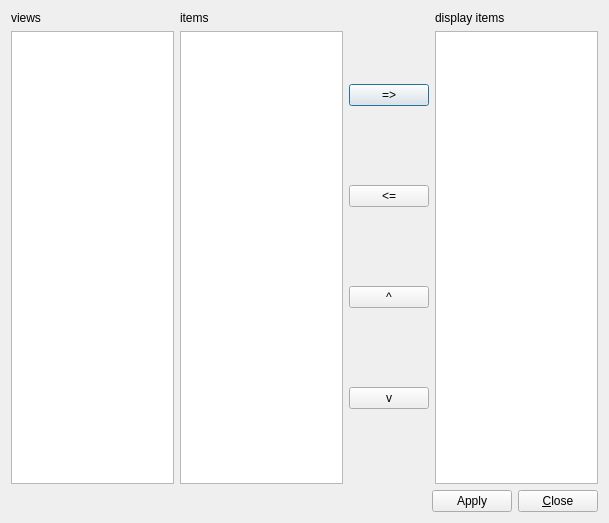
<?xml version="1.0" encoding="UTF-8"?>
<ui version="4.0">
 <class>TreeHeaderModificationDialog</class>
 <widget class="QDialog" name="TreeHeaderModificationDialog">
  <property name="geometry">
   <rect>
    <x>0</x>
    <y>0</y>
    <width>609</width>
    <height>523</height>
   </rect>
  </property>
  <property name="windowTitle">
   <string>Model tree display items</string>
  </property>
  <layout class="QVBoxLayout" name="verticalLayout_5">
   <item>
    <layout class="QHBoxLayout" name="horizontalLayout_2">
     <item>
      <layout class="QVBoxLayout" name="verticalLayout_2">
       <item>
        <widget class="QLabel" name="label_2">
         <property name="text">
          <string>views</string>
         </property>
        </widget>
       </item>
       <item>
        <widget class="QListWidget" name="lwViews"/>
       </item>
      </layout>
     </item>
     <item>
      <layout class="QVBoxLayout" name="verticalLayout_3">
       <item>
        <widget class="QLabel" name="label_3">
         <property name="text">
          <string>items</string>
         </property>
        </widget>
       </item>
       <item>
        <widget class="QListWidget" name="lwItems"/>
       </item>
      </layout>
     </item>
     <item>
      <layout class="QVBoxLayout" name="verticalLayout_4">
       <item>
        <widget class="QPushButton" name="btnAdd">
         <property name="text">
          <string>=&gt;</string>
         </property>
        </widget>
       </item>
       <item>
        <widget class="QPushButton" name="btnRemove">
         <property name="text">
          <string>&lt;=</string>
         </property>
        </widget>
       </item>
       <item>
        <widget class="QPushButton" name="btnUp">
         <property name="text">
          <string>^</string>
         </property>
        </widget>
       </item>
       <item>
        <widget class="QPushButton" name="btnDown">
         <property name="text">
          <string>v</string>
         </property>
        </widget>
       </item>
      </layout>
     </item>
     <item>
      <layout class="QVBoxLayout" name="verticalLayout">
       <item>
        <widget class="QLabel" name="label">
         <property name="text">
          <string>display items</string>
         </property>
        </widget>
       </item>
       <item>
        <widget class="QListWidget" name="lwDisplayItems"/>
       </item>
      </layout>
     </item>
    </layout>
   </item>
   <item>
    <layout class="QHBoxLayout" name="horizontalLayout">
     <item>
      <spacer name="horizontalSpacer">
       <property name="orientation">
        <enum>Qt::Horizontal</enum>
       </property>
       <property name="sizeHint" stdset="0">
        <size>
         <width>40</width>
         <height>20</height>
        </size>
       </property>
      </spacer>
     </item>
     <item>
      <widget class="QPushButton" name="btnOK">
       <property name="text">
        <string>Apply</string>
       </property>
      </widget>
     </item>
     <item>
      <widget class="QPushButton" name="btnCancel">
       <property name="text">
        <string>&amp;Close</string>
       </property>
      </widget>
     </item>
    </layout>
   </item>
  </layout>
 </widget>
 <layoutdefault spacing="6" margin="11"/>
 <resources/>
 <connections/>
</ui>
